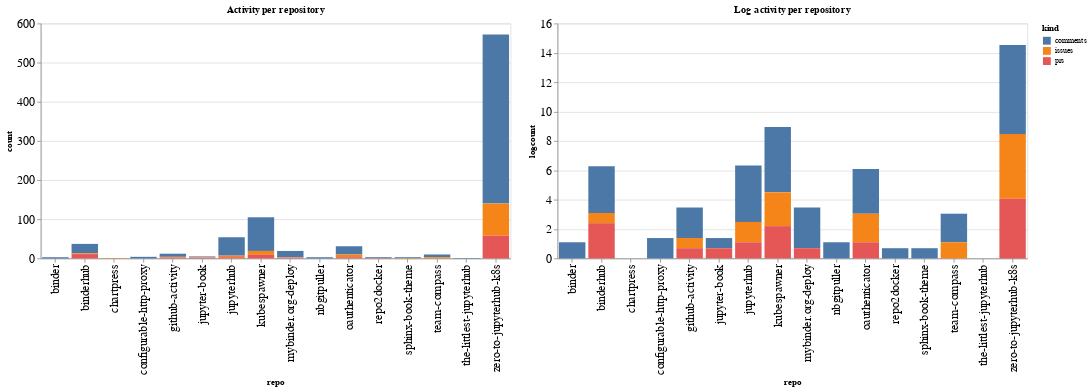

Notebook code cell kept with this figure:
### Code cell
ch1 = alt.Chart(repo_summaries, width=600, title="Activity per repository").mark_bar().encode(
    x='repo',
    y='count',
    color='kind',
    tooltip="kind"
)

ch2 = alt.Chart(repo_summaries, width=600, title="Log activity per repository").mark_bar().encode(
    x='repo',
    y='logcount',
    color='kind',
    tooltip="kind"
)

ch1 | ch2

### Figure 1 — Vega-Lite specification as saved in the notebook (floating-point values rounded to 4 significant figures)
{"config": {"axisLeft": {"labelFontSize": 15}, "axisBottom": {"labelFontSize": 15}}, "hconcat": [{"mark": "bar", "encoding": {"color": {"type": "nominal", "field": "kind"}, "tooltip": {"type": "nominal", "field": "kind"}, "x": {"type": "nominal", "field": "repo"}, "y": {"type": "quantitative", "field": "count"}}, "title": "Activity per repository", "width": 600}, {"mark": "bar", "encoding": {"color": {"type": "nominal", "field": "kind"}, "tooltip": {"type": "nominal", "field": "kind"}, "x": {"type": "nominal", "field": "repo"}, "y": {"type": "quantitative", "field": "logcount"}}, "title": "Log activity per repository", "width": 600}], "data": {"name": "data-5bee0bcd5906badc4457bc61699199cf"}, "$schema": "https://vega.github.io/schema/vega-lite/v4.8.1.json", "datasets": {"data-5bee0bcd5906badc4457bc61699199cf": [{"repo": "binder", "kind": "comments", "count": 3, "logcount": 1.099}, {"repo": "binderhub", "kind": "comments", "count": 24, "logcount": 3.178}, {"repo": "binderhub", "kind": "issues", "count": 2, "logcount": 0.6931}, {"repo": "binderhub", "kind": "prs", "count": 11, "logcount": 2.398}, {"repo": "chartpress", "kind": "issues", "count": 1, "logcount": 0.0}, {"repo": "configurable-http-proxy", "kind": "comments", "count": 4, "logcount": 1.386}, {"repo": "github-activity", "kind": "comments", "count": 8, "logcount": 2.079}, {"repo": "github-activity", "kind": "issues", "count": 2, "logcount": 0.6931}, {"repo": "github-activity", "kind": "prs", "count": 2, "logcount": 0.6931}, {"repo": "jupyter-book", "kind": "comments", "count": 2, "logcount": 0.6931}, {"repo": "jupyter-book", "kind": "issues", "count": 1, "logcount": 0.0}, {"repo": "jupyter-book", "kind": "prs", "count": 2, "logcount": 0.6931}, {"repo": "jupyterhub", "kind": "comments", "count": 47, "logcount": 3.85}, {"repo": "jupyterhub", "kind": "issues", "count": 4, "logcount": 1.386}, {"repo": "jupyterhub", "kind": "prs", "count": 3, "logcount": 1.099}, {"repo": "kubespawner", "kind": "comments", "count": 86, "logcount": 4.454}, {"repo": "kubespawner", "kind": "issues", "count": 10, "logcount": 2.303}, {"repo": "kubespawner", "kind": "prs", "count": 9, "logcount": 2.197}, {"repo": "mybinder.org-deploy", "kind": "comments", "count": 16, "logcount": 2.773}, {"repo": "mybinder.org-deploy", "kind": "issues", "count": 1, "logcount": 0.0}, {"repo": "mybinder.org-deploy", "kind": "prs", "count": 2, "logcount": 0.6931}, {"repo": "nbgitpuller", "kind": "comments", "count": 3, "logcount": 1.099}, {"repo": "oauthenticator", "kind": "comments", "count": 21, "logcount": 3.045}, {"repo": "oauthenticator", "kind": "issues", "count": 7, "logcount": 1.946}, {"repo": "oauthenticator", "kind": "prs", "count": 3, "logcount": 1.099}, {"repo": "repo2docker", "kind": "comments", "count": 2, "logcount": 0.6931}, {"repo": "repo2docker", "kind": "prs", "count": 1, "logcount": 0.0}, {"repo": "sphinx-book-theme", "kind": "comments", "count": 2, "logcount": 0.6931}, {"repo": "sphinx-book-theme", "kind": "issues", "count": 1, "logcount": 0.0}, {"repo": "team-compass", "kind": "comments", "count": 7, "logcount": 1.946}, {"repo": "team-compass", "kind": "issues", "count": 3, "logcount": 1.099}, {"repo": "the-littlest-jupyterhub", "kind": "comments", "count": 1, "logcount": 0.0}, {"repo": "zero-to-jupyterhub-k8s", "kind": "comments", "count": 432, "logcount": 6.068}, {"repo": "zero-to-jupyterhub-k8s", "kind": "issues", "count": 82, "logcount": 4.407}, {"repo": "zero-to-jupyterhub-k8s", "kind": "prs", "count": 58, "logcount": 4.06}]}}
